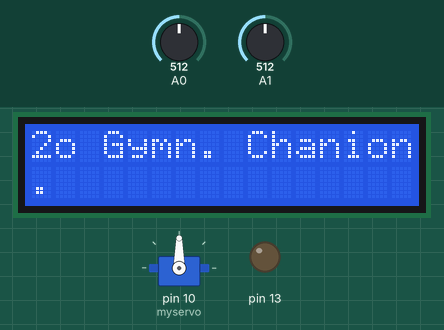
Simulated run of this sketch. Board: Arduino Uno, built with avr-gcc and run on an emulated ATmega328P. Shown: servo, 16×2 character LCD, output pins drawn as LEDs (lit = HIGH). The test bench sets the inputs (shaded band); at power-on: A0 = 512, A1 = 512.

Above: at 0.1 s.
At 1.3 s:
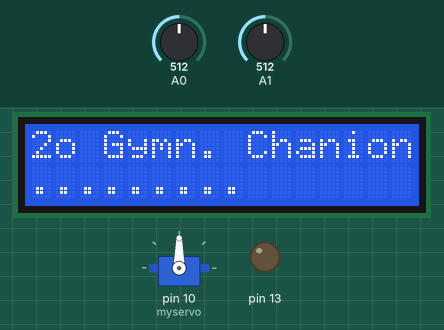
At 2.5 s:
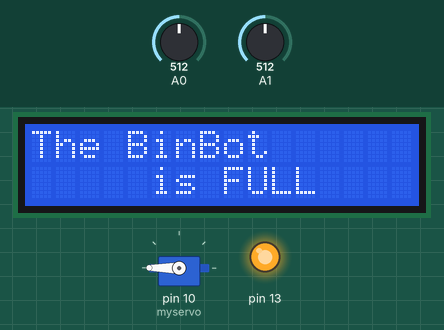
At 3.0 s:
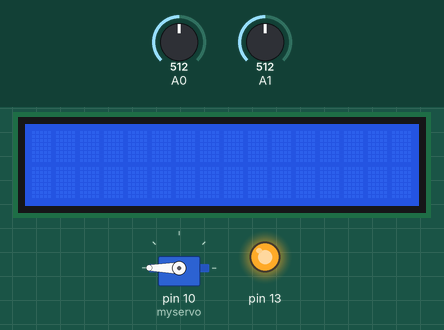
Timing chart, 0 to 4.5 s (numbered marks = the images above):
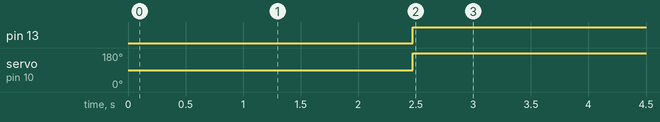

The sketch:

BinBot.ino
```cpp
#include <Servo.h>
#include <LiquidCrystal.h>
const int rs = 12, en = 11, d4 = 5, d5 = 4, d6 = 3, d7 = 2;
LiquidCrystal lcd(rs, en, d4, d5, d6, d7);
int sensor1, sensor2;
Servo myservo;

void setup()
{
  Serial.begin(9600);
  pinMode(13, OUTPUT);
  sensor1=0;
  sensor2=0;
  myservo.attach(10);
  int i=0;
  // set up the LCD's number of columns and rows:
  lcd.begin(16, 2);
  // Print a message to the LCD.
  lcd.print("2o Gymn. Chanion");
  lcd.setCursor(0, 1);
  for (i=1; i<17; i++)
  {
    lcd.print(".");
    delay(150);
  }

}

void loop()
{
  sensor1 = analogRead(A0);
  sensor2 = analogRead(A1);
  if (sensor1>205 or sensor2>205)
  {
    lcd.setCursor(0, 0);
    lcd.print("The BinBot      ");
    lcd.setCursor(0, 1);
    lcd.print("     is FULL    ");
    digitalWrite(13, HIGH);
    myservo.write(180);
    delay(500);
    lcd.noDisplay();
    delay(500);
    lcd.display();
    delay(500);
  }
  else
  {
    digitalWrite(13, LOW);
    lcd.setCursor(0, 0);
    lcd.print("The BinBot      ");
    lcd.setCursor(0, 1);
    lcd.print("    is ready    ");
    myservo.write(0);
    delay(500);
  }
  /*Serial.println(sensor1);
  Serial.println(sensor2);
  Serial.println("...");*/
}
```

Measured:
- by itself, pin 13: LOW → HIGH at 2.5 s
- by itself, servo on pin 10 (myservo): 90° → 180° at 2.5 s
- what the display in image 2 shows lasts 0.5 s, from 2.5 s to 3.0 s
